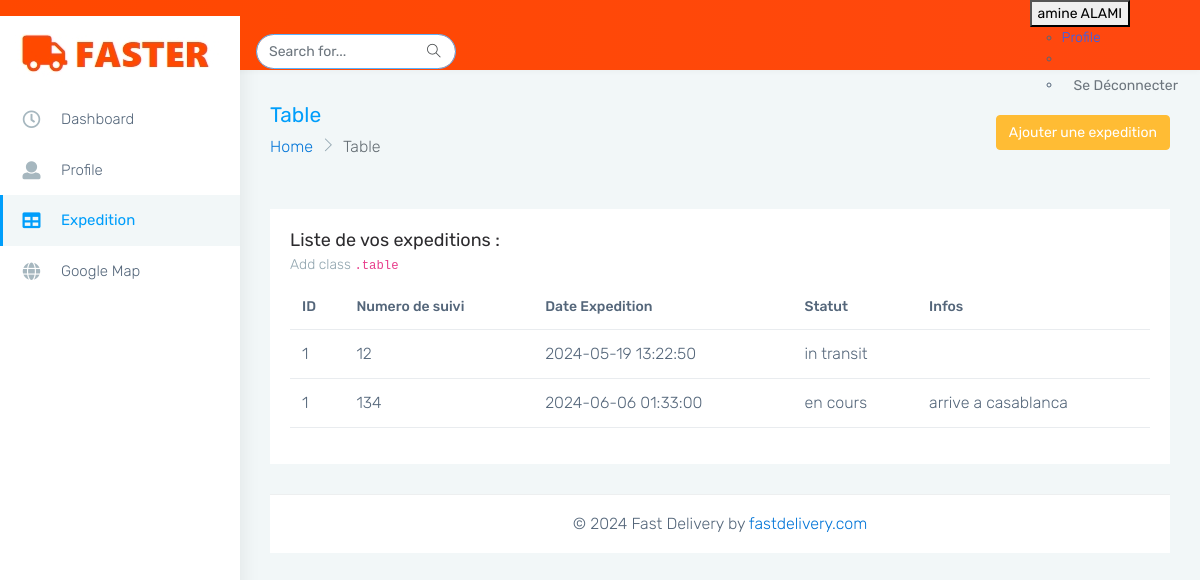
The page /src/client/expedition.php (signed in) on the database its author committed.
### tables this page shows
CREATE TABLE `clients` (
  `id` int(11) NOT NULL,
  `prenom` varchar(50) NOT NULL,
  `nom` varchar(100) DEFAULT NULL,
  `email` text DEFAULT NULL,
  `contact` varchar(100) DEFAULT NULL,
  `role` varchar(50) NOT NULL,
  `password` varchar(255) NOT NULL
);

CREATE TABLE `expeditions` (
  `id` int(11) NOT NULL,
  `commande_id` int(11) DEFAULT NULL,
  `numero_suivi` varchar(50) DEFAULT NULL,
  `date_expedition` timestamp NOT NULL DEFAULT current_timestamp() ON UPDATE current_timestamp(),
  `statut_expedition` varchar(50) DEFAULT NULL,
  `info_suivi` text DEFAULT NULL
);

### src/client/expedition.php (the view, shortened to what this page needs)
<?php
include_once 'config.php';
$client_id = $_SESSION['id'];
$query = "SELECT id, nom, prenom, email, contact FROM clients WHERE id = ?";
$stmt = $conn->prepare($query);
$stmt->bind_param("i", $client_id);
$stmt->execute();
$result = $stmt->get_result();
if ($result->num_rows > 0) {
    $user = $result->fetch_assoc();
} else {
    echo "Erreur : Utilisateur non trouvé.";
    exit();
}
$prenom = $user["prenom"];
$nom = $user["nom"];
$sql = "SELECT * FROM Expeditions WHERE commande_id IN (SELECT id FROM Commandes WHERE client_id = '$client_id')";
$result = $conn->query($sql);
?>
<!DOCTYPE html>
<html dir="ltr" lang="en">
<head>
    <link rel="stylesheet" href="https://cdn.jsdelivr.net/npm/uikit@3.21.0/dist/css/uikit.min.css" />
    <link href="../../assets/css/client_css/style.min.css" rel="stylesheet">
</head>
<body>
    <div id="main-wrapper" data-layout="vertical" data-navbarbg="skin5" data-sidebartype="full"
        data-sidebar-position="absolute" data-header-position="absolute" data-boxed-layout="full">
        <header class="topbar" data-navbarbg="skin6" style="background-image: linear-gradient(to right, #FF4800 , #FF4810);">
            <nav class="navbar top-navbar navbar-expand-md navbar-dark">
                <div class="navbar-header" data-logobg="skin6">
                    <a class="navbar-brand" href="acceuil.php">
                        <span class="logo-text">
                            <img src="../../assets/img/logo-text.png" alt="homepage" class="dark-logo" />
                        </span>
                    </a>
                </div>
                <div class="navbar-collapse collapse" id="navbarSupportedContent" data-navbarbg="skin5">
                    <ul class="navbar-nav me-auto mt-md-0 ">
                        <li class="nav-item hidden-sm-down">
                            <form class="app-search ps-3">
                                <input type="text" class="form-control" placeholder="Search for..."> <a
                                    class="srh-btn"><i class="ti-search"></i></a>
                            </form>
                        </li>
                    </ul>
                    <ul class="navbar-nav">
                        <li class="nav-item dropdown">
                        <div class="uk-inline">
    <button class="uk-button uk-button-default" type="button"><?php echo $prenom.' '.$nom ?></button>
    <div uk-dropdown>
        <ul class="uk-nav uk-dropdown-nav">
            <li class="uk-active"><a href="profile.php">Profile</a></li>
            <li class="uk-nav-divider"></li>
            <li>
                <form action="logout.php" method="post">
                   <a> <button type="submit" class="border-0 btn btn-outline-secondary" >Se Déconnecter</button></a>
                </form></li>
        </ul>
    </div>
</div>
                        </li>
                    </ul>
                </div>
            </nav>
        </header>
        <aside class="left-sidebar" data-sidebarbg="skin6">
            <div class="scroll-sidebar">
                <nav class="sidebar-nav">
                    <ul id="sidebarnav">
                        <li class="sidebar-item"> <a class="sidebar-link waves-effect waves-dark sidebar-link"
                                href="acceuil.php" aria-expanded="false"><i class="me-3 far fa-clock fa-fw"
                                    aria-hidden="true"></i><span class="hide-menu">Dashboard</span></a></li>
                        <li class="sidebar-item"> <a class="sidebar-link waves-effect waves-dark sidebar-link"
                                href="profile.php" aria-expanded="false">
                                <i class="me-3 fa fa-user" aria-hidden="true"></i><span
                                    class="hide-menu">Profile</span></a>
                        </li>
                        <li class="sidebar-item">
            <a class="sidebar-link waves-effect waves-dark sidebar-link" href="expedition.php" aria-expanded="false">
                <i class="me-3 fa fa-table" aria-hidden="true"></i>
                <span class="hide-menu">Expedition</span>
            </a>
        </li>
                        <li class="sidebar-item"> <a class="sidebar-link waves-effect waves-dark sidebar-link"
                                href="map-google.html" aria-expanded="false"><i class="me-3 fa fa-globe"
                                    aria-hidden="true"></i><span class="hide-menu">Google Map</span></a></li>
                    </ul>
                </nav>
            </div>
        </aside>
        <div class="page-wrapper">
            <div class="page-breadcrumb">
                <div class="row align-items-center">
                    <div class="col-md-6 col-8 align-self-center">
                        <h3 class="page-title mb-0 p-0">Table</h3>
                        <div class="d-flex align-items-center">
                            <nav aria-label="breadcrumb">
                                <ol class="breadcrumb">
                                    <li class="breadcrumb-item"><a href="#">Home</a></li>
                                    <li class="breadcrumb-item active" aria-current="page">Table</li>
                                </ol>
                            </nav>
                        </div>
                    </div>
                    <div class="col-md-6 col-4 align-self-center">
                        <div class="text-end upgrade-btn">
                            <a href="ajout_expedition.php"
                                class="btn btn-warning d-none d-md-inline-block text-white">Ajouter une expedition</a>
                        </div>
                    </div>
                </div>
            </div>
    <div class="container-fluid">
                <div class="row">
                    <div class="col-sm-12">
                        <div class="card">
                            <div class="card-body">
                                <h4 class="card-title">Liste de vos expeditions :</h4>
                                <h6 class="card-subtitle">Add class <code>.table</code></h6>
                                <div class="table-responsive">
                                    <table class="table user-table no-wrap">
                                        <thead>
                                            <tr>
                                                <th class="border-top-0">ID</th>
                                                <th class="border-top-0">Numero de suivi</th>
                                                <th class="border-top-0">Date Expedition</th>
                                                <th class="border-top-0">Statut</th>
                                                <th class="border-top-0">Infos</th>
                                            </tr>
                                        </thead>
                                        <tbody>
                                        <?php
        if ($result->num_rows > 0) {
            while($row = $result->fetch_assoc()) {
                echo "<tr>";
                echo "<td>" . $row["commande_id"] . "</td>";
                echo "<td>" . $row["numero_suivi"] . "</td>";
                echo "<td>" . $row["date_expedition"] . "</td>";
                echo "<td>" . $row["statut_expedition"] . "</td>";
                echo "<td>" . $row["info_suivi"] . "</td>";
                echo "</tr>";
            }
        } else {
            echo "<tr><td colspan='5'>Aucune expédition trouvée</td></tr>";
        }
        ?>
                                        </tbody>
                                    </table>
                                </div>
                            </div>
                        </div>
                    </div>
                </div>
                <footer class="footer text-center">
                © 2024 Fast Delivery by <a href="https://www.wrappixel.com/">fastdelivery.com</a>
            </footer>
</body>
</html>

### rows shown on the page
clients: prenom "amine", nom "ALAMI"
expeditions: commande "1", numero_suivi "12", date_expedition "2024-05-19 13:22:50", statut_expedition "in transit"
expeditions: commande "1", numero_suivi "134", date_expedition "2024-06-06 01:33:00", statut_expedition "en cours", info_suivi "arrive a casablanca"
